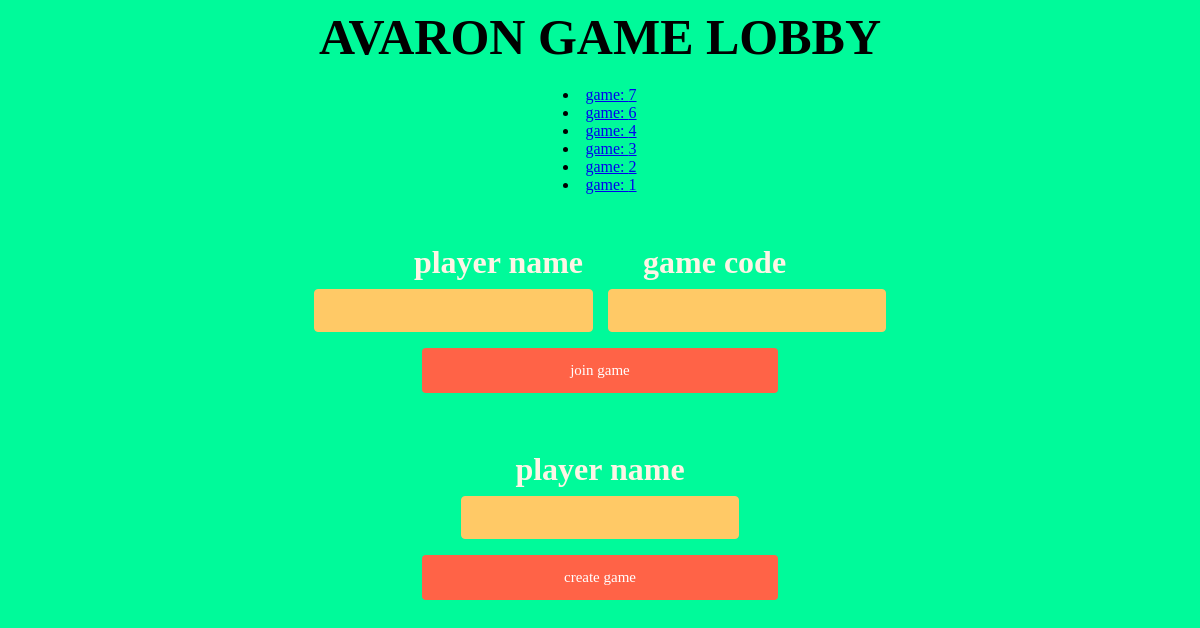
The page /avaron/ on the database as committed earlier.
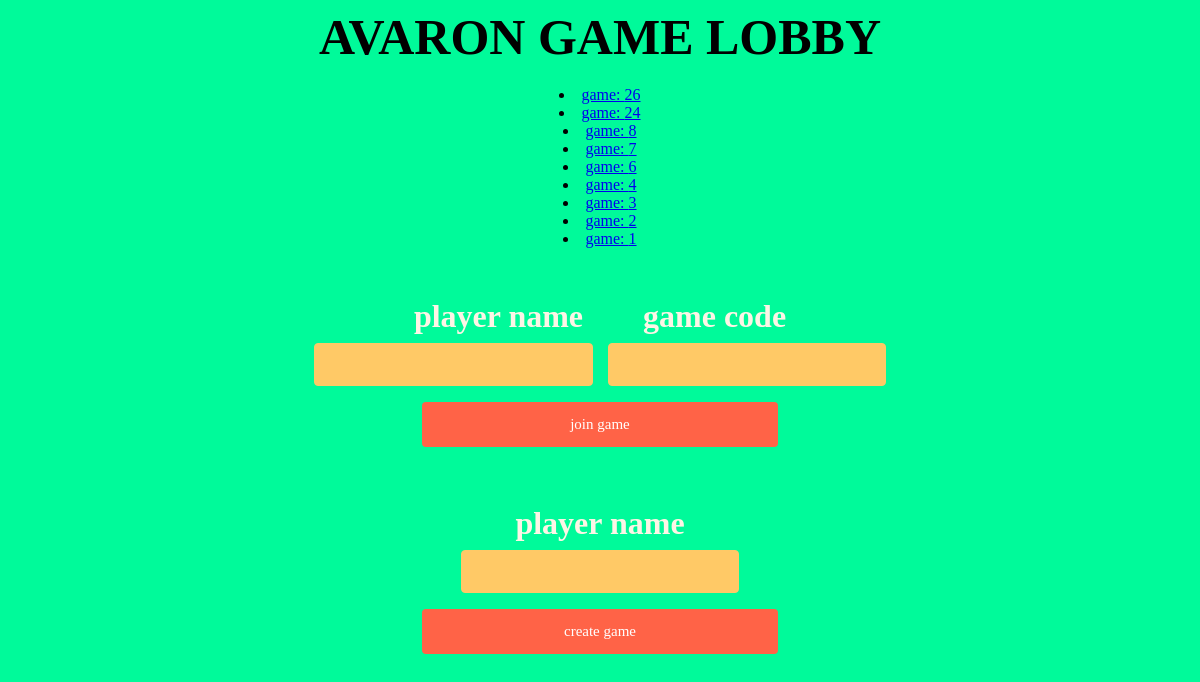
The same page on the database as committed later.
### avaron/models.py (models this page shows, shortened)
class Game(models.Model):
	room_num = models.IntegerField()
	pub_date = models.DateTimeField('date created')

### avaron/views.py (the view)
def index(request):
    latest_game_list = Game.objects.order_by('-pub_date')
    template = loader.get_template('avaron/index.html')
    context = {
        'latest_game_list': latest_game_list,
    }
    request.session["legitEntry"]="not_legit"
    return HttpResponse(template.render(context, request))

### avaron/templates/avaron/index.html (shortened to what this page needs)
<!DOCTYPE html>
<html>
<head>
{% load static %}
<link href="{% static 'avaron/lobby.css' %}" rel="stylesheet" type="text/css"/>
</head>
<body>
	<h1><montserratb>AVARON GAME LOBBY</montserratb></h1>
	<p class = "bottomspace2">
	{% if latest_game_list %}
    {% for game in latest_game_list %}
        <li><a href="{% url 'avaron:game_room' game.room_num %}"><montserrat>game: {{ game.room_num }}</montserrat></a></li>
    {% endfor %}
	{% else %}</p>
    <p>No games exist.</p>
{% endif %}
<p class = "bottomspace">
<form action = "make_player/" method="post">
<montserrat><whiteC><h1>player name<ind>game code</ind> </h1></whiteC></montserrat>
<p><input id="player_name" type="text" name="player_field"><ind2><input id="game_num" type="text" name="game_field"></ind2></p>
<input type="submit" value="join game">
</form></p>
<p class = "bottomspace">
<form action = "make_game/" method="post">
<montserrat><whiteC><h1>player name</h1></whiteC></montserrat>
<p><input id="player_name" type="text" name="player_field"></p>
<input type="submit" value="create game">
</form></p>
</body>
</html>

Rows that differ between the two databases and show on the page:
added Game: room_num "26"
added Game: room_num "24"
added Game: room_num "8"
